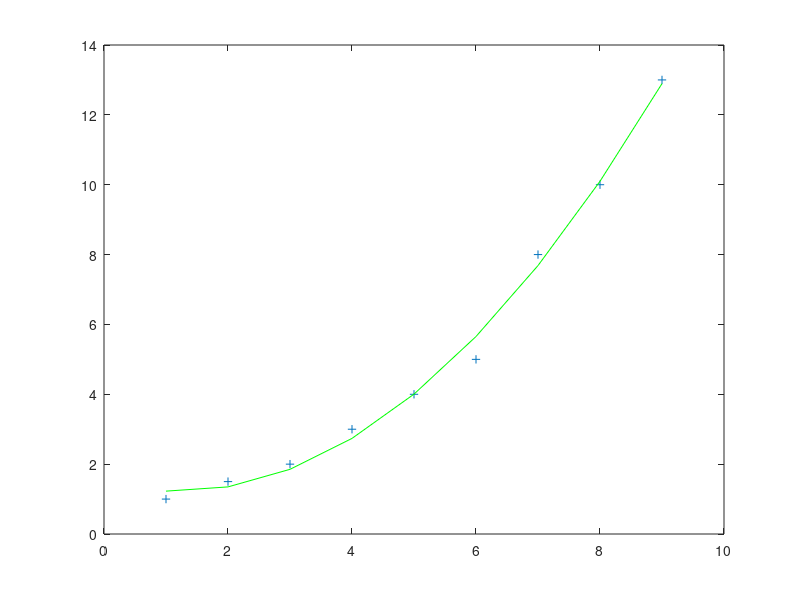

Here is the MATLAB script that generated this plot:
clc
clear all
x=[1 2 3 4 5 6 7 8 9];
y=[1 1.5 2 3 4 5 8 10 13];
n=length(x);
sumx=0;
sumy=0;
sumxy=0;
sumxsq=0;
sumx3=0;
sumx4=0;
sumxsqy=0;
for i=1:n
    sumx=sumx+x(i);
    sumy=sumy+y(i);
    sumxy=sumxy+(x(i)*y(i));
    sumxsq=sumxsq+(x(i)*x(i));
    sumx3=sumx3+(x(i)*x(i)*x(i));
    sumx4=sumx4+(x(i)*x(i)*x(i)*x(i));
    sumxsqy=sumxsqy+(x(i)*x(i)*y(i));
end

A=[n sumx sumxsq;sumx sumxsq sumx3;sumxsq sumx3 sumx4];
B=[sumy;sumxy;sumxsqy];
X=inv(A)*B;
a0=X(1);
a1=X(2);
a2=X(3);
a0,a1,a2

meany=sumy/n;
sumst=0;
sumsr=0;
for i=1:n
    sumst=sumst+(y(i)-meany)^2;
    sumsr=sumsr+(y(i)-a0-a1*x(i)-a2*x(i)*x(i))^2;
end
Rsq=((sumst-sumsr)/sumst)
ycalc=0;

for i=1:n
    ycalc(i)=a0+a1*x(i)+a2*x(i)*x(i);
end

plot(x,y,'+')
hold on
plot(x,ycalc,'g')
